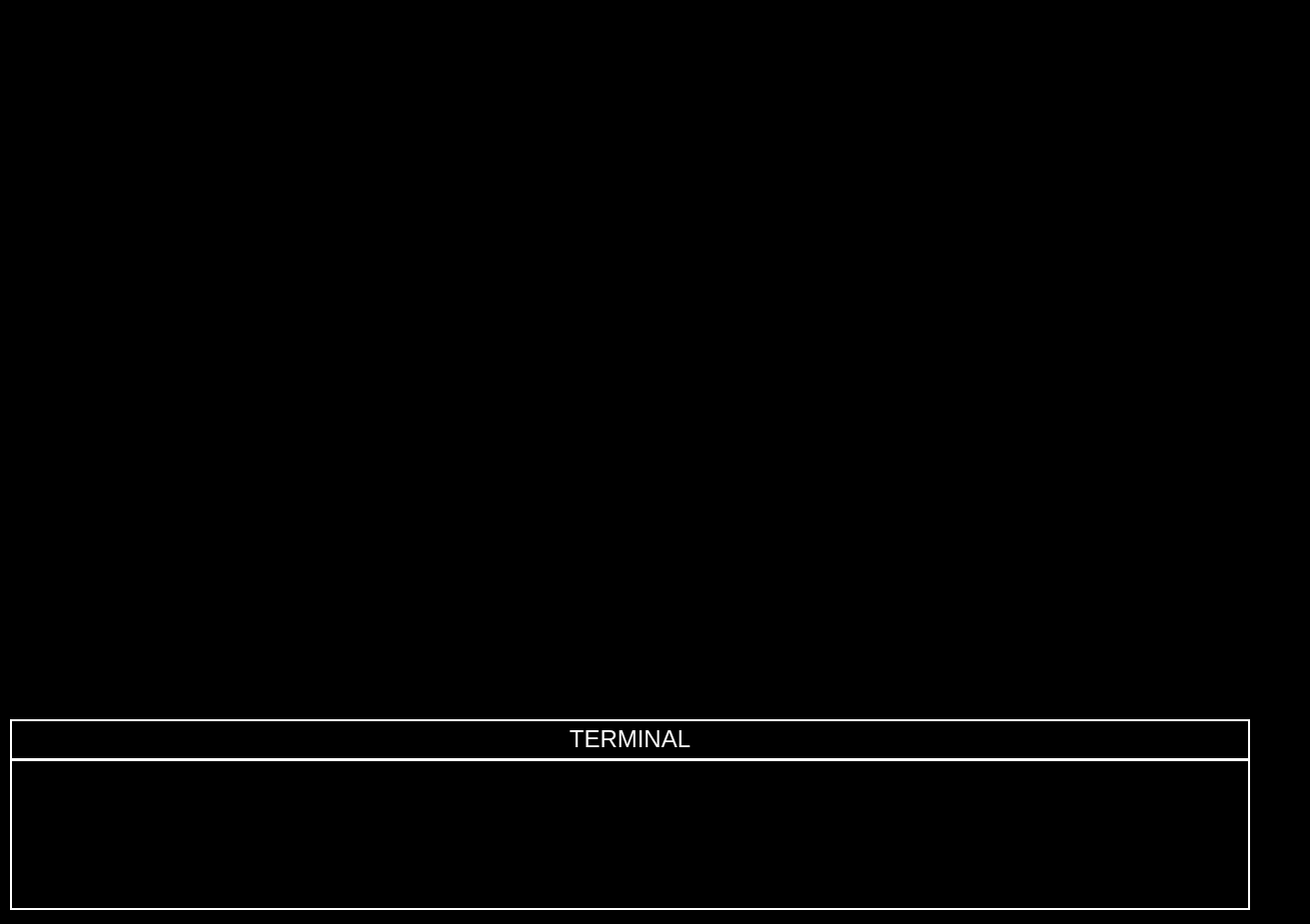
<?xml version="1.0" encoding="UTF-8"?>
<ui version="4.0">
 <class>JarvisGUI</class>
 <widget class="QWidget" name="JarvisGUI">
  <property name="geometry">
   <rect>
    <x>0</x>
    <y>0</y>
    <width>1311</width>
    <height>925</height>
   </rect>
  </property>
  <property name="windowTitle">
   <string>JarvisGUI</string>
  </property>
  <property name="styleSheet">
   <string notr="true">background-color: rgb(0, 0, 0);</string>
  </property>
  <widget class="QLabel" name="label">
   <property name="geometry">
    <rect>
     <x>400</x>
     <y>0</y>
     <width>501</width>
     <height>491</height>
    </rect>
   </property>
   <property name="text">
    <string/>
   </property>
   <property name="pixmap">
    <pixmap>Mr3W.gif</pixmap>
   </property>
   <property name="scaledContents">
    <bool>true</bool>
   </property>
  </widget>
  <widget class="QLabel" name="loadingLabel">
   <property name="geometry">
    <rect>
     <x>390</x>
     <y>500</y>
     <width>521</width>
     <height>201</height>
    </rect>
   </property>
   <property name="text">
    <string/>
   </property>
   <property name="pixmap">
    <pixmap resource="resource.qrc">:/AI technology product loading animation#2.gif</pixmap>
   </property>
   <property name="alignment">
    <set>Qt::AlignCenter</set>
   </property>
  </widget>
  <widget class="QLabel" name="loadingLabel_2">
   <property name="geometry">
    <rect>
     <x>170</x>
     <y>500</y>
     <width>971</width>
     <height>201</height>
    </rect>
   </property>
   <property name="text">
    <string/>
   </property>
   <property name="pixmap">
    <pixmap>9d87081f5ed6b386126871dc70286a50.gif</pixmap>
   </property>
   <property name="alignment">
    <set>Qt::AlignCenter</set>
   </property>
  </widget>
  <widget class="QFrame" name="frame">
   <property name="geometry">
    <rect>
     <x>10</x>
     <y>720</y>
     <width>1241</width>
     <height>191</height>
    </rect>
   </property>
   <property name="styleSheet">
    <string notr="true">background-color: rgb(0, 0, 0);
border-color: rgb(255, 255, 255);</string>
   </property>
   <property name="frameShape">
    <enum>QFrame::StyledPanel</enum>
   </property>
   <property name="frameShadow">
    <enum>QFrame::Raised</enum>
   </property>
   <widget class="QPlainTextEdit" name="plainTextEdit">
    <property name="geometry">
     <rect>
      <x>0</x>
      <y>40</y>
      <width>1241</width>
      <height>151</height>
     </rect>
    </property>
    <property name="styleSheet">
     <string notr="true">background-color: rgb(0,0,0);
border-color: rgb(255, 255, 255);
color: rgb(255, 255, 255);
border-width:2px;
border-style:solid;
font:8pt &quot;Tahoma&quot;;</string>
    </property>
   </widget>
  </widget>
  <widget class="QTextEdit" name="textEdit">
   <property name="geometry">
    <rect>
     <x>10</x>
     <y>720</y>
     <width>1241</width>
     <height>41</height>
    </rect>
   </property>
   <property name="styleSheet">
    <string notr="true">border-width:2px;
border-style:solid;
border-color: rgb(255, 255, 255);
</string>
   </property>
   <property name="html">
    <string>&lt;!DOCTYPE HTML PUBLIC &quot;-//W3C//DTD HTML 4.0//EN&quot; &quot;http://www.w3.org/TR/REC-html40/strict.dtd&quot;&gt;
&lt;html&gt;&lt;head&gt;&lt;meta name=&quot;qrichtext&quot; content=&quot;1&quot; /&gt;&lt;style type=&quot;text/css&quot;&gt;
p, li { white-space: pre-wrap; }
&lt;/style&gt;&lt;/head&gt;&lt;body style=&quot; font-family:'MS Shell Dlg 2'; font-size:8.25pt; font-weight:400; font-style:normal;&quot;&gt;
&lt;p align=&quot;center&quot; style=&quot; margin-top:0px; margin-bottom:0px; margin-left:0px; margin-right:0px; -qt-block-indent:0; text-indent:0px;&quot;&gt;&lt;span style=&quot; font-size:18pt; color:#ffffff;&quot;&gt;TERMINAL&lt;/span&gt;&lt;/p&gt;&lt;/body&gt;&lt;/html&gt;</string>
   </property>
  </widget>
 </widget>
 <resources>
  <include location="resource.qrc"/>
 </resources>
 <connections/>
</ui>
